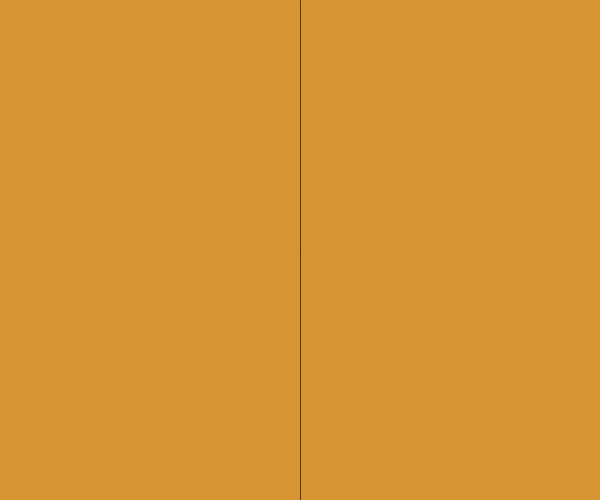
Frame 1 (no input)
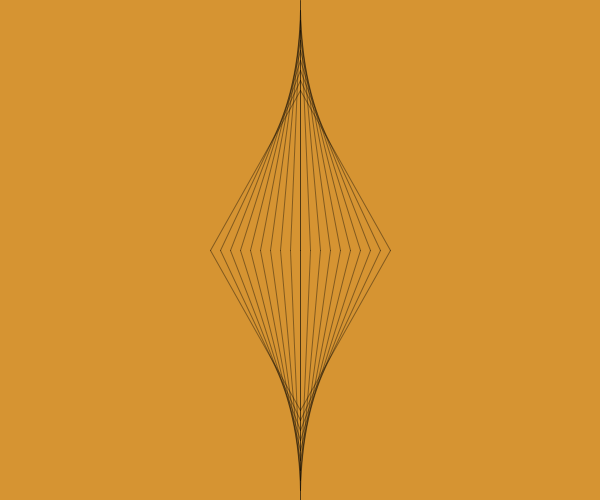
Frame 60 (the mouse pressed at the canvas centre just before this capture)
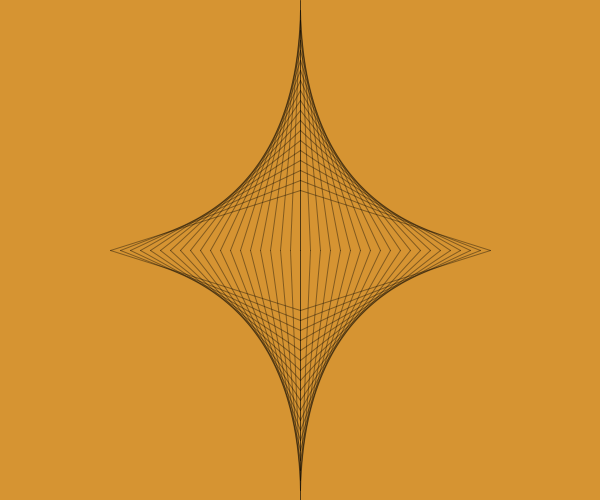
Frame 120 (the mouse held since frame 60 and released just before this capture)

The Processing sketch that drew these frames (run headless with seeded random() and noise(); from frame 60 on, the mouse is pressed at the canvas centre):

// Processing sketch: gaudi_star
// ── gaudi_star.pde
int posx, posy; 
int distance;
int conty1, contx1, contx2, conty2;
color c = color(#999999);



void setup() 
{
  size(600, 500);
  frameRate(5);
  noStroke();
  smooth();
  init();
}

void draw()
{
    disegno();
    render();
    if(conty1 >= posy){
      init();
    }
}
  
void disegno()
{
  line(contx1, posy, posx, conty1);
  line(posx, conty1, contx2, posy);
  line(posx, conty2, contx1, posy);
  line(posx, conty2, contx2, posy);
}
  
  
void render()
{
   // Move the endpoint of the line
   contx1 = contx1 - distance;
   conty1 = conty1 + distance;
   conty2 = conty2 - distance;
   contx2 = contx2 + distance;
}
  
void init()
{
   // Reset the line's endpoint to the center, starting on the y-axis
   //stroke(0000, 100);
   //background(color(214, 148, 50));
   background(color(214, 148, 50));
   stroke(c, 100);
   distance = 10;
   posy = height/2;
   posx = width/2;
   contx1 = posx;
   conty1 = 0;
   contx2 = posx;
   conty2 = posy*2;
}
